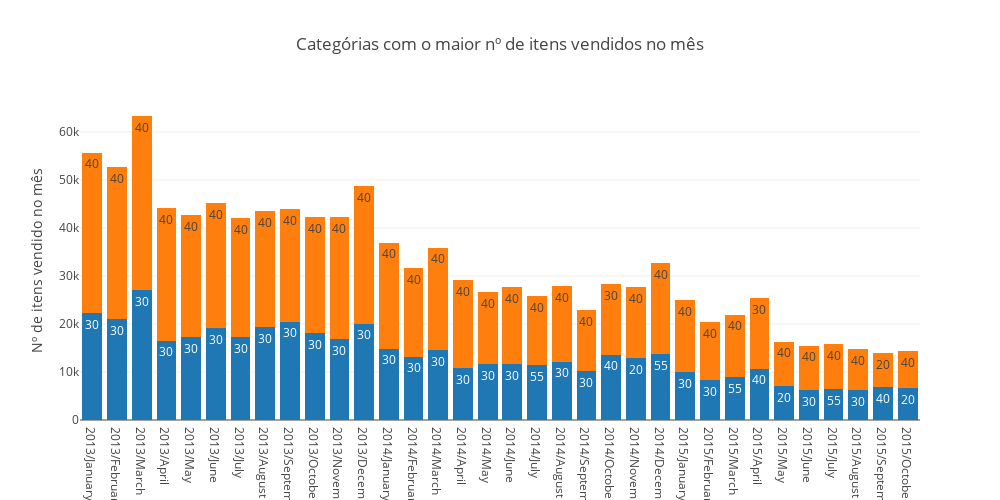

Write notebook code for a chart like this one.
### Code cell
trace = [go.Bar(
                x=date_range,
                y=item_cnt_value[i, :],
                text=category_id[i, :],
                textposition = 'auto',
                hoverinfo='x+y',
                showlegend=False,

                )
    
        for i in range(n_largest)]

layout = go.Layout( yaxis = dict(title='Nº de itens vendido no mês'),
                    title='Categórias com o maior nº de itens vendidos no mês',
                    barmode='stack',
                    width=1000,
                    height=500,
                  )

fig = go.Figure(data=trace, layout=layout)

iplot(fig)

### Figure 1 — Plotly figure (JSON) as saved in the notebook; plotly's stock layout.template omitted (floating-point values rounded to 4 significant figures)
{"data": [{"hoverinfo": "x+y", "showlegend": false, "text": [30, 30, 30, 30, 30, 30, 30, 30, 30, 30, 30, 30, 30, 30, 30, 30, 30, 30, 55, 30, 30, 40, 20, 55, 30, 30, 55, 40, 20, 30, 55, 30, 40, 20], "textposition": "auto", "type": "bar", "uid": "6b107f1e-695d-43d5-aeb3-4e95a2ddbaef", "x": ["2013/January", "2013/February", "2013/March", "2013/April", "2013/May", "2013/June", "2013/July", "2013/August", "2013/September", "2013/October", "2013/November", "2013/December", "2014/January", "2014/February", "2014/March", "2014/April", "2014/May", "2014/June", "2014/July", "2014/August", "2014/September", "2014/October", "2014/November", "2014/December", "2015/January", "2015/February", "2015/March", "2015/April", "2015/May", "2015/June", "2015/July", "2015/August", "2015/September", "2015/October"], "y": [22216, 20966, 27045, 16548, 17223, 19146, 17285, 19340, 20513, 18049, 16794, 20088, 14883, 13204, 14632, 10755, 11604, 11645, 11371, 12142, 10130, 13639, 12834, 13786, 9912, 8288, 8881, 10683, 7130, 6202, 6474, 6222, 6779, 6596]}, {"hoverinfo": "x+y", "showlegend": false, "text": [40, 40, 40, 40, 40, 40, 40, 40, 40, 40, 40, 40, 40, 40, 40, 40, 40, 40, 40, 40, 40, 30, 40, 40, 40, 40, 40, 30, 40, 40, 40, 40, 20, 40], "textposition": "auto", "type": "bar", "uid": "7f6f289c-3c4f-4dc5-adb5-ff5b239862e8", "x": ["2013/January", "2013/February", "2013/March", "2013/April", "2013/May", "2013/June", "2013/July", "2013/August", "2013/September", "2013/October", "2013/November", "2013/December", "2014/January", "2014/February", "2014/March", "2014/April", "2014/May", "2014/June", "2014/July", "2014/August", "2014/September", "2014/October", "2014/November", "2014/December", "2015/January", "2015/February", "2015/March", "2015/April", "2015/May", "2015/June", "2015/July", "2015/August", "2015/September", "2015/October"], "y": [33489, 31649, 36277, 27525, 25470, 25992, 24806, 24130, 23348, 24173, 25433, 28598, 22065, 18467, 21266, 18320, 15005, 16064, 14452, 15821, 12748, 14655, 14815, 18876, 15109, 12100, 13084, 14751, 9208, 9304, 9283, 8513, 7107, 7680]}], "layout": {"barmode": "stack", "height": 500, "title": {"text": "Categórias com o maior nº de itens vendidos no mês"}, "width": 1000, "yaxis": {"title": {"text": "Nº de itens vendido no mês"}}}}
